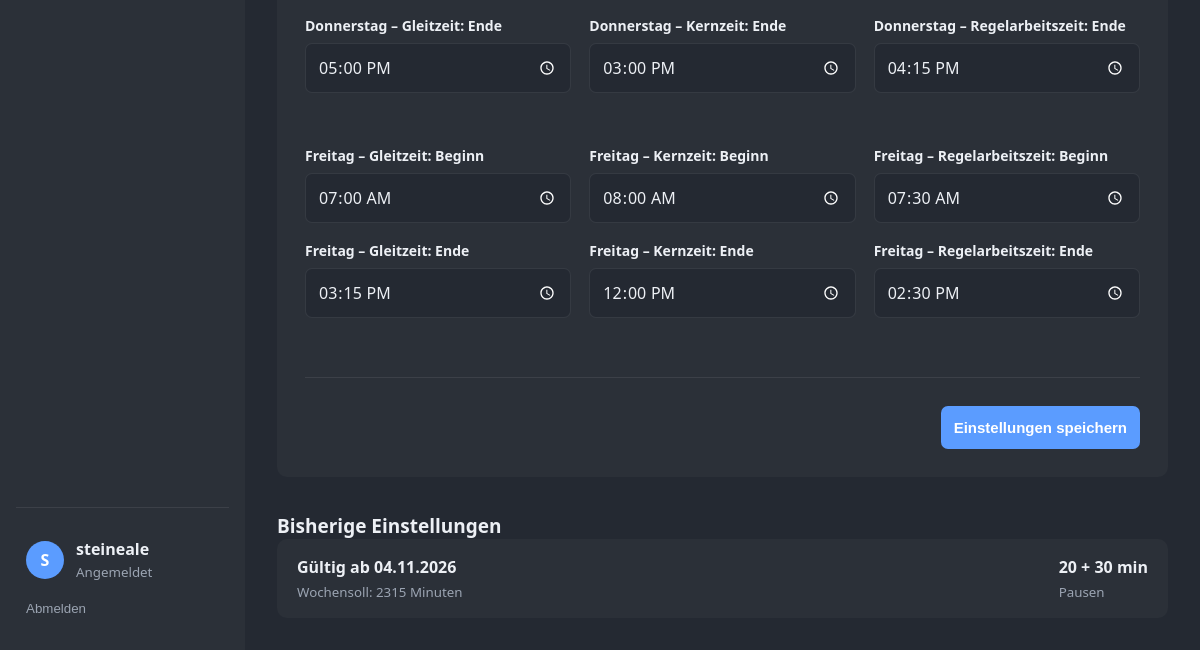
The page /einstellungen/ (signed in, lower part) on the database as committed earlier.
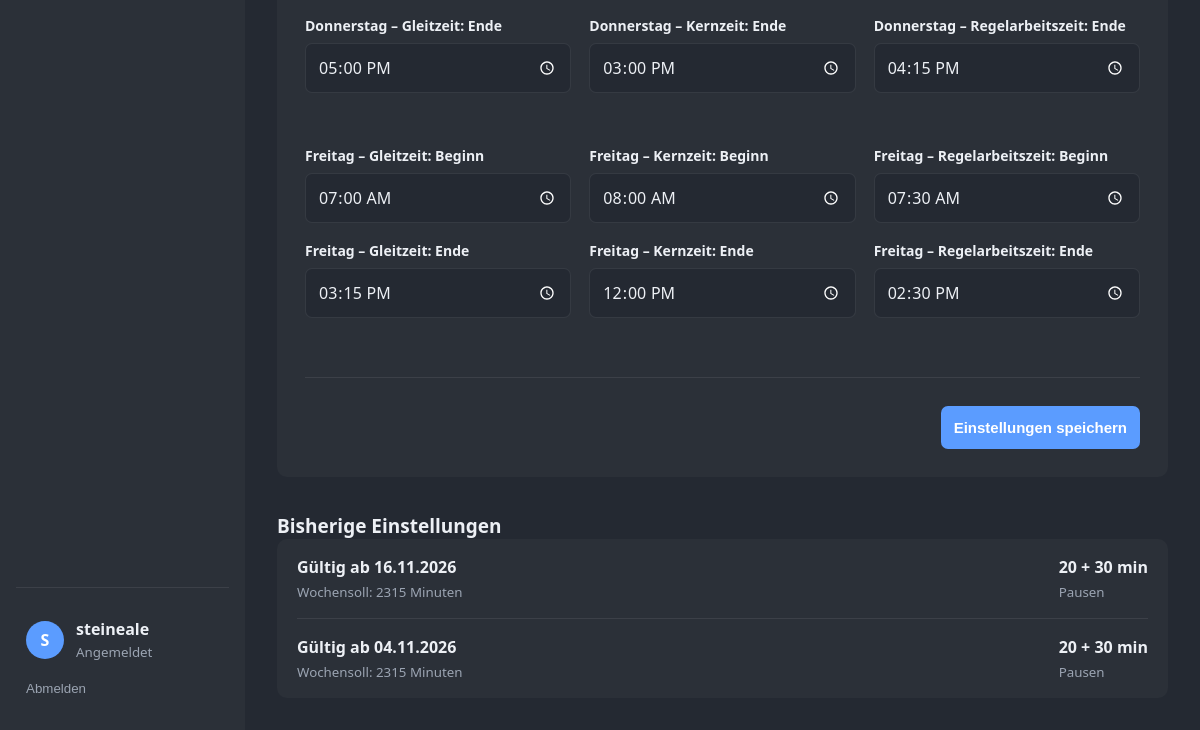
The same page on the database as committed later.
### arbeitszeit/models.py (models this page shows, shortened)
class ArbeitszeitEinstellung(models.Model):
    benutzer = models.ForeignKey(
        settings.AUTH_USER_MODEL,
        on_delete=models.CASCADE,
        related_name="arbeitszeit_einstellungen",
    )
    gueltig_ab = models.DateField()
    wochen_soll = models.PositiveIntegerField(default=2315)
    tages_soll = models.JSONField(default=standard_tages_soll)
    fruehstueckspause = models.PositiveIntegerField(default=20)
    mittagspause = models.PositiveIntegerField(default=30)
    zeiten = models.JSONField(default=standard_arbeitszeiten)
    erstellt_am = models.DateTimeField(auto_now_add=True)
    class Meta:
        ordering = ["-gueltig_ab"]
        constraints = [
            UniqueConstraint(
                fields=["benutzer", "gueltig_ab"],
                name="einstellung_pro_benutzer_und_stichtag",
            )
        ]

### arbeitszeit/views.py (the view)
# urls.py: path("einstellungen/", views.einstellungen, name="einstellungen"),
@login_required
def einstellungen(request):
    aktuelle = einstellung_fuer_datum(request.user, timezone.localdate())
    if request.method == "POST":
        form = ArbeitszeitEinstellungForm(request.POST, einstellung=aktuelle)
        tages_initial = {
            f"tag_{tag}": (
                aktuelle.tages_soll.get(tag, 0) if aktuelle else
                {"0": 475, "1": 475, "2": 475, "3": 475, "4": 415, "5": 0, "6": 0}[tag]
            )
            for tag, _ in WOCHEN_TAGE
        }
        zeiten_initial = {}
        basis_zeiten = aktuelle.zeiten if aktuelle else {}
        for tag, _ in WOCHEN_TAGE[:5]:
            for modell, _ in ARBEITSZEIT_MODELLE:
                standard = (
                    basis_zeiten.get(tag, {}).get(modell)
                    or (
                        {"flex": ["07:00", "17:00"], "kern": ["08:00", "15:00"],
                         "regel": ["07:30", "16:15"]}
                        if tag != "4"
                        else {"flex": ["07:00", "15:15"], "kern": ["08:00", "12:00"],
                              "regel": ["07:30", "14:30"]}
                    )[modell]
                )
                zeiten_initial[f"{tag}_{modell}_start"] = standard[0]
                zeiten_initial[f"{tag}_{modell}_ende"] = standard[1]
        tages_form = TagesSollForm(request.POST, initial=tages_initial)
        zeiten_form = ArbeitszeitenForm(request.POST, initial=zeiten_initial)
        if form.is_valid() and tages_form.is_valid() and zeiten_form.is_valid():
            tages_soll = {
                tag: tages_form.cleaned_data[f"tag_{tag}"]
                for tag, _ in WOCHEN_TAGE
            }
            zeiten = {}
            for tag, _ in WOCHEN_TAGE[:5]:
                zeiten[tag] = {}
                for modell, _ in ARBEITSZEIT_MODELLE:
                    beginn = zeiten_form.cleaned_data[f"{tag}_{modell}_start"]
                    ende = zeiten_form.cleaned_data[f"{tag}_{modell}_ende"]
                    if beginn and ende and ende <= beginn:
                        zeiten_form.add_error(
                            f"{tag}_{modell}_ende",
                            "Das Ende muss nach dem Beginn liegen.",
                        )
                    elif bool(beginn) != bool(ende):
                        zeiten_form.add_error(
                            f"{tag}_{modell}_ende",
                            "Beginn und Ende müssen beide angegeben werden.",
                        )
                    zeiten[tag][modell] = [
                        beginn.strftime("%H:%M") if beginn else "",
                        ende.strftime("%H:%M") if ende else "",
                    ]
            if not zeiten_form.errors:
                gueltig_ab = form.cleaned_data["gueltig_ab"]
                _, created = ArbeitszeitEinstellung.objects.update_or_create(
                    benutzer=request.user,
                    gueltig_ab=gueltig_ab,
                    defaults={
                        "wochen_soll": form.cleaned_data["wochen_soll"],
                        "tages_soll": tages_soll,
                        "fruehstueckspause": form.cleaned_data["fruehstueckspause"],
                        "mittagspause": form.cleaned_data["mittagspause"],
                        "zeiten": zeiten,
                    },
                )
                messages.success(
                    request,
                    (
                        "Einstellungen wurden gespeichert und gelten ab dem gewählten Datum."
                        if created else
                        "Einstellungen für das gewählte Datum wurden aktualisiert."
                    ),
                )
                return redirect("einstellungen")
    else:
        initial = {
            "gueltig_ab": timezone.localdate(),
            "wochen_soll": aktuelle.wochen_soll if aktuelle else 2315,
            "fruehstueckspause": aktuelle.fruehstueckspause if aktuelle else 20,
            "mittagspause": aktuelle.mittagspause if aktuelle else 30,
        }
        form = ArbeitszeitEinstellungForm(initial=initial)
        tages_initial = {
            f"tag_{tag}": (
                aktuelle.tages_soll.get(tag, 0) if aktuelle else
                {"0": 475, "1": 475, "2": 475, "3": 475, "4": 415, "5": 0, "6": 0}[tag]
            )
            for tag, _ in WOCHEN_TAGE
        }
        tages_form = TagesSollForm(initial=tages_initial)
        zeiten_initial = {}
        basis_zeiten = aktuelle.zeiten if aktuelle else {}
        for tag, _ in WOCHEN_TAGE[:5]:
            for modell, _ in ARBEITSZEIT_MODELLE:
                standard = (
                    basis_zeiten.get(tag, {}).get(modell)
                    or (
                        {"flex": ["07:00", "17:00"], "kern": ["08:00", "15:00"],
                         "regel": ["07:30", "16:15"]}
                        if tag != "4"
                        else {"flex": ["07:00", "15:15"], "kern": ["08:00", "12:00"],
                              "regel": ["07:30", "14:30"]}
                    )[modell]
                )
                zeiten_initial[f"{tag}_{modell}_start"] = standard[0]
                zeiten_initial[f"{tag}_{modell}_ende"] = standard[1]
        zeiten_form = ArbeitszeitenForm(initial=zeiten_initial)
    return render(
        request,
        "arbeitszeit/einstellungen.html",
        {
            "form": form,
            "tages_soll_form": tages_form,
            "zeiten_form": zeiten_form,
            "einstellungen": ArbeitszeitEinstellung.objects.filter(
                benutzer=request.user
            ).order_by("-gueltig_ab"),
        },
    )

### arbeitszeit/views.py
class ArbeitszeitEinstellungForm(forms.Form):
    gueltig_ab = forms.DateField(
        label="Gültig ab",
        widget=forms.DateInput(attrs={"type": "date"}, format="%Y-%m-%d"),
        input_formats=["%Y-%m-%d"],
    )
    wochen_soll = forms.IntegerField(
        label="Wochensoll (Minuten)",
        min_value=0,
        initial=2315,
    )
    fruehstueckspause = forms.IntegerField(
        label="Frühstückspause (Minuten)",
        min_value=0,
        initial=20,
    )
    mittagspause = forms.IntegerField(
        label="Mittagspause (Minuten)",
        min_value=0,
        initial=30,
    )
    def __init__(self, *args, einstellung=None, **kwargs):
        self.einstellung = einstellung
        initial = kwargs.setdefault("initial", {})
        if einstellung:
            initial.setdefault("gueltig_ab", timezone.localdate())
            initial.setdefault("wochen_soll", einstellung.wochen_soll)
            initial.setdefault("fruehstueckspause", einstellung.fruehstueckspause)
            initial.setdefault("mittagspause", einstellung.mittagspause)
        else:
            initial.setdefault("gueltig_ab", timezone.localdate())
        super().__init__(*args, **kwargs)

### arbeitszeit/templates/arbeitszeit/einstellungen.html (shortened to what this page needs)
{% extends "arbeitszeit/base.html" %}
{% block content %}
<div class="form-card settings-card">
    <form method="post" novalidate>
        <section class="settings-section">
            <div class="settings-grid settings-grid-3 worktime-grid">
                {% for field in zeiten_form %}
                    <div class="form-field">
                        <label for="{{ field.id_for_label }}">{{ field.label }}</label>
                        {{ field }}
                    </div>
                {% endfor %}
            </div>
        </section>
        <div class="form-actions">
            <button type="submit" class="primary-button">Einstellungen speichern</button>
        </div>
    </form>
</div>
<section class="dashboard-section">
    <h2>Bisherige Einstellungen</h2>
    <div class="entry-list">
        {% for einstellung in einstellungen %}
            <article class="entry-row">
                <div class="entry-main">
                    <strong>Gültig ab {{ einstellung.gueltig_ab|date:"d.m.Y" }}</strong>
                    <small>Wochensoll: {{ einstellung.wochen_soll }} Minuten</small>
                </div>
                <div class="entry-work">
                    <strong>{{ einstellung.fruehstueckspause }} + {{ einstellung.mittagspause }} min</strong>
                    <small>Pausen</small>
                </div>
            </article>
        {% empty %}
            <div class="empty-state">Keine Einstellungen vorhanden.</div>
        {% endfor %}
    </div>
</section>
{% endblock %}

Rows that differ between the two databases and show on the page:
added ArbeitszeitEinstellung: gueltig_ab "16.11.2026", wochen_soll "2315", fruehstueckspause "20", mittagspause "30"
